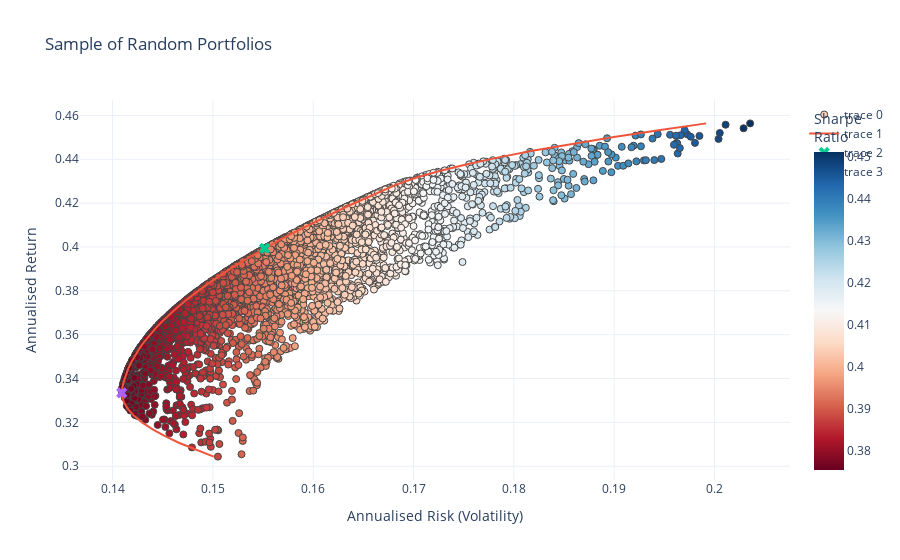

This figure's notebook cell:
### Code cell
fig = go.Figure()
fig.add_trace(go.Scatter(x=a[1], 
                         y=a[0], 
                      #- Add color scale for sharpe ratio   
                      marker=dict(color=(a[1]-risk_free_rate)/(a[1]**0.5), 
                                  showscale=True, 
                                  size=7,
                                  line=dict(width=1),
                                  colorscale="RdBu",
                                  colorbar=dict(title="Sharpe<br>Ratio")
                                 ), 
                      mode='markers'))
fig.add_trace(go.Scatter(
    x=target_stds, y=target_rs, mode="lines"
)

)
fig.add_trace(go.Scatter(x=[ptf_stats(optimal_sharpe_weights)['volatility']],y=[ptf_stats(optimal_sharpe_weights)['return']],marker=dict(symbol="x",size=10),mode="markers"))
fig.add_trace(go.Scatter(x=[ptf_stats(weights_opt_var)['volatility']],y=[ptf_stats(weights_opt_var)['return']],marker=dict(symbol="x",size=10),mode="markers"))

#- Add title/labels
fig.update_layout(template='plotly_white',
                  xaxis=dict(title='Annualised Risk (Volatility)'),
                  yaxis=dict(title='Annualised Return'),
                  title='Sample of Random Portfolios',
                  coloraxis_colorbar=dict(title="Sharpe Ratio"))

### Figure 1 — Plotly figure (JSON) as saved in the notebook; plotly's stock layout.template omitted (floating-point values rounded to 4 significant figures; data arrays with more than 128 entries replaced by an {"elided": "..."} marker saying what was removed)
{"data": [{"marker": {"color": {"elided": "5000 float values"}, "colorbar": {"title": {"text": "Sharpe<br>Ratio"}}, "colorscale": [[0, "rgb(103,0,31)"], [0.1, "rgb(178,24,43)"], [0.2, "rgb(214,96,77)"], [0.3, "rgb(244,165,130)"], [0.4, "rgb(253,219,199)"], [0.5, "rgb(247,247,247)"], [0.6, "rgb(209,229,240)"], [0.7, "rgb(146,197,222)"], [0.8, "rgb(67,147,195)"], [0.9, "rgb(33,102,172)"], [1, "rgb(5,48,97)"]], "line": {"width": 1}, "showscale": true, "size": 7}, "mode": "markers", "type": "scatter", "x": {"elided": "5000 float values"}, "y": {"elided": "5000 float values"}}, {"mode": "lines", "type": "scatter", "x": [0.1501, 0.1483, 0.1467, 0.1452, 0.144, 0.143, 0.1421, 0.1415, 0.1411, 0.1409, 0.141, 0.1411, 0.1413, 0.1416, 0.1419, 0.1423, 0.1427, 0.1432, 0.1438, 0.1444, 0.145, 0.1457, 0.1465, 0.1473, 0.1482, 0.1491, 0.1501, 0.1511, 0.1522, 0.1533, 0.1544, 0.1556, 0.1569, 0.1581, 0.1595, 0.1608, 0.1622, 0.1637, 0.1652, 0.1667, 0.1683, 0.1702, 0.1726, 0.1753, 0.1785, 0.182, 0.1858, 0.19, 0.1944, 0.1992], "y": [0.3044, 0.3075, 0.3106, 0.3137, 0.3168, 0.3199, 0.323, 0.3261, 0.3292, 0.3323, 0.3354, 0.3385, 0.3416, 0.3447, 0.3478, 0.3509, 0.354, 0.3571, 0.3602, 0.3633, 0.3664, 0.3695, 0.3726, 0.3757, 0.3788, 0.3819, 0.385, 0.3881, 0.3912, 0.3943, 0.3974, 0.4005, 0.4036, 0.4067, 0.4098, 0.4129, 0.416, 0.4191, 0.4222, 0.4253, 0.4284, 0.4316, 0.4347, 0.4378, 0.4409, 0.444, 0.4471, 0.4502, 0.4533, 0.4564]}, {"marker": {"size": 10, "symbol": "x"}, "mode": "markers", "type": "scatter", "x": [0.1551], "y": [0.3993]}, {"marker": {"size": 10, "symbol": "x"}, "mode": "markers", "type": "scatter", "x": [0.1409], "y": [0.3335]}], "layout": {"coloraxis": {"colorbar": {"title": {"text": "Sharpe Ratio"}}}, "title": {"text": "Sample of Random Portfolios"}, "xaxis": {"title": {"text": "Annualised Risk (Volatility)"}}, "yaxis": {"title": {"text": "Annualised Return"}}}}
